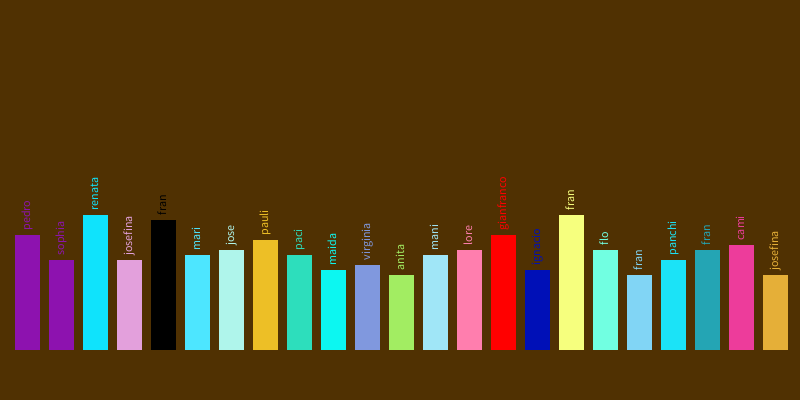
Frame 1 (no input)
Frame 60 (the mouse pressed at the canvas centre just before this capture): identical to frame 1, image omitted
Frame 120 (the mouse held since frame 60 and released just before this capture): identical to frame 1, image omitted

The Processing sketch that drew this single still picture (run headless with seeded random() and noise(); from frame 60 on, the mouse is pressed at the canvas centre):

// Processing sketch: array_lista_ordenada2
// ── array_lista_ordenada2.pde
/*
 Clase sobre Arrays
 Array es una lista ordenada y secuencial de datos
 https://processing.org/reference/Array.html
 
 
 Recordatorio de tipos de datos:
 int, float, boolean, char, String, color
 */

// Creamos un array de numeros enteros
// que tendrá 24 números (uno para cada estudiante)
int[] edadesDelCurso = new int[23];

String[] listaDeCurso = {
  "pedro", "sophia", "renata", "josefina", "fran", 
  "mari", "jose", "pauli", "paci", "maida", "virginia", 
  "anita", "mani", "lore", "gianfranco", "ignacio", 
  "fran", "flo", "fran", "panchi", "fran", "cami", "josefina"
};

color[] colorFavorito = {
  #8D12AF, #8D12AF, #0FE3FC, #E3A0DC, #000000, #4DE6FF, 
  #AFF5EB, #EDBF26, #2DDEBC, #0CF7F1, #8098DE, #A2ED62, 
  #A0E6F7, #FF7EAE, #FF0000, #0010B7, #F6FF7E, #71FFE1, 
  #81D5F5, #1BE3F7, #24A5B4, #ED3C9B, #E5AF38
};


void setup() {
  size(800, 400);
  noStroke();
  
  // Usamos un for loop para asignar un numero aleatorio
  // a cada una de las 24 posiciones, del 0 al 23
  // En vez de un random, también podríamos tener un array con la edad real
  for (int i=0; i <edadesDelCurso.length; i++) {
    edadesDelCurso[i] = int(random(15, 28));
  }
}

void draw() {
  background(#503102);

  // ".length" es la cantidad de elementos dentro de un array
  for (int i=0; i<edadesDelCurso.length; i++) {
    // se repite mientras i sea 0, 1, 2, 3, 4... menor a 23
    
    
    // al multiplicar edad por 5 lo "escalamos", para que 
    // las diferencias se noten más. Esto es
    int edad = edadesDelCurso[i]*5; 

    float posX = width/edadesDelCurso.length;
    posX = (i*posX)+15;

    color miColor = colorFavorito[i];
    fill(miColor);
    
    rect(posX, 350, 25, -edad);

    
    
    // pushMatrix y popMatrix permite "encapsular" las 
    // transformaciones, como translate y rotate
    // para que solo afecte lo que está entre ellos
    // y no a todo el sketch de Processing
    pushMatrix();
    
    // con translate, movemos el punto 0,0 a una nueva posición
    // en este caso, a posX, y a la altura del rectangulo
    translate(posX+15, 345-edad);
    rotate(radians(-90));
    String nombre = listaDeCurso[i]; 
    text(nombre, 0,0);
    popMatrix();
  }
}
